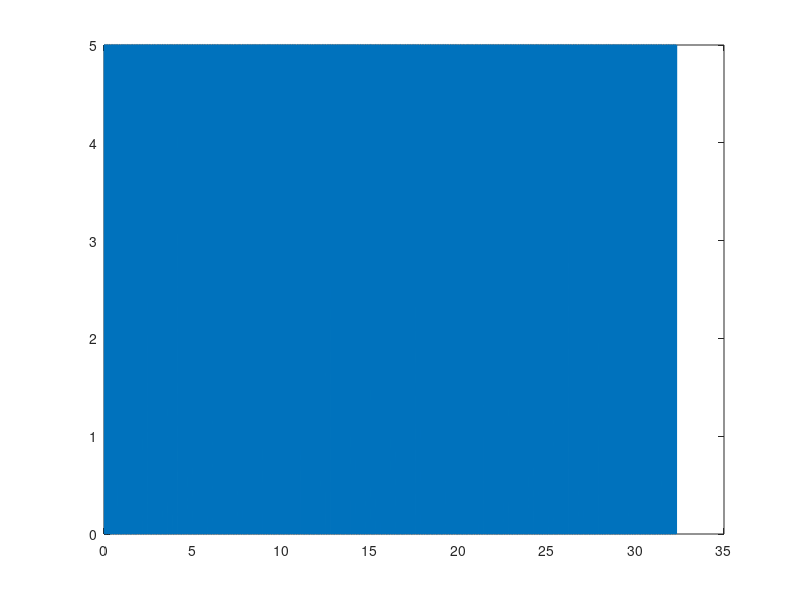

The MATLAB source for this figure: (Note: this script raises an error after producing the figure.)
% HW9A Q1
% Brock Bownds, Josue Meraz
% bbownds@hmc.edu & jmeraz@hmc.edu
% 11/12/25

load('HW9.mat');  % loads variable x

% Provided values
Ts = 0.01;
Fs = 1/Ts;
t = (0:length(x)-1) * Ts;  % Create time vector based on sampling time & length of x
% Plot CT Signal

plot(t, x, 'LineWidth',1.5);               
xlabel('$t$',Interpreter='latex', FontSize=13);
ylabel('$x(t)$', Interpreter='latex',FontSize=13);
title('Sampled Periodic Pulse Train $x(t)$','Interpreter','latex','FontSize',15);
grid on;
xlim([0 2]); ylim([-1 6]);
hold on;

% Compute the mean
mean_value = mean(x);

% Plot mean line
h_mean = yline(mean_value, '--r', 'LineWidth', 1.5);
legend({'$x(t)$', sprintf('Mean = %.3f', mean_value)}, ...
    'Interpreter', 'latex', 'Location', 'northoutside', 'Orientation', 'horizontal');
hold off;

% Computing T0
thres = (max(x) + min(x)) / 2;
up = x > thres;          

r_edge = find(diff(up) == 1);
t_edges = r_edge * Ts;

% Compute differences to estimate period
T0_estimates = diff(t_edges);         % differences between rising edges
T0 = mean(T0_estimates);              % average period

fprintf('T0 = %.4f seconds\n', T0);